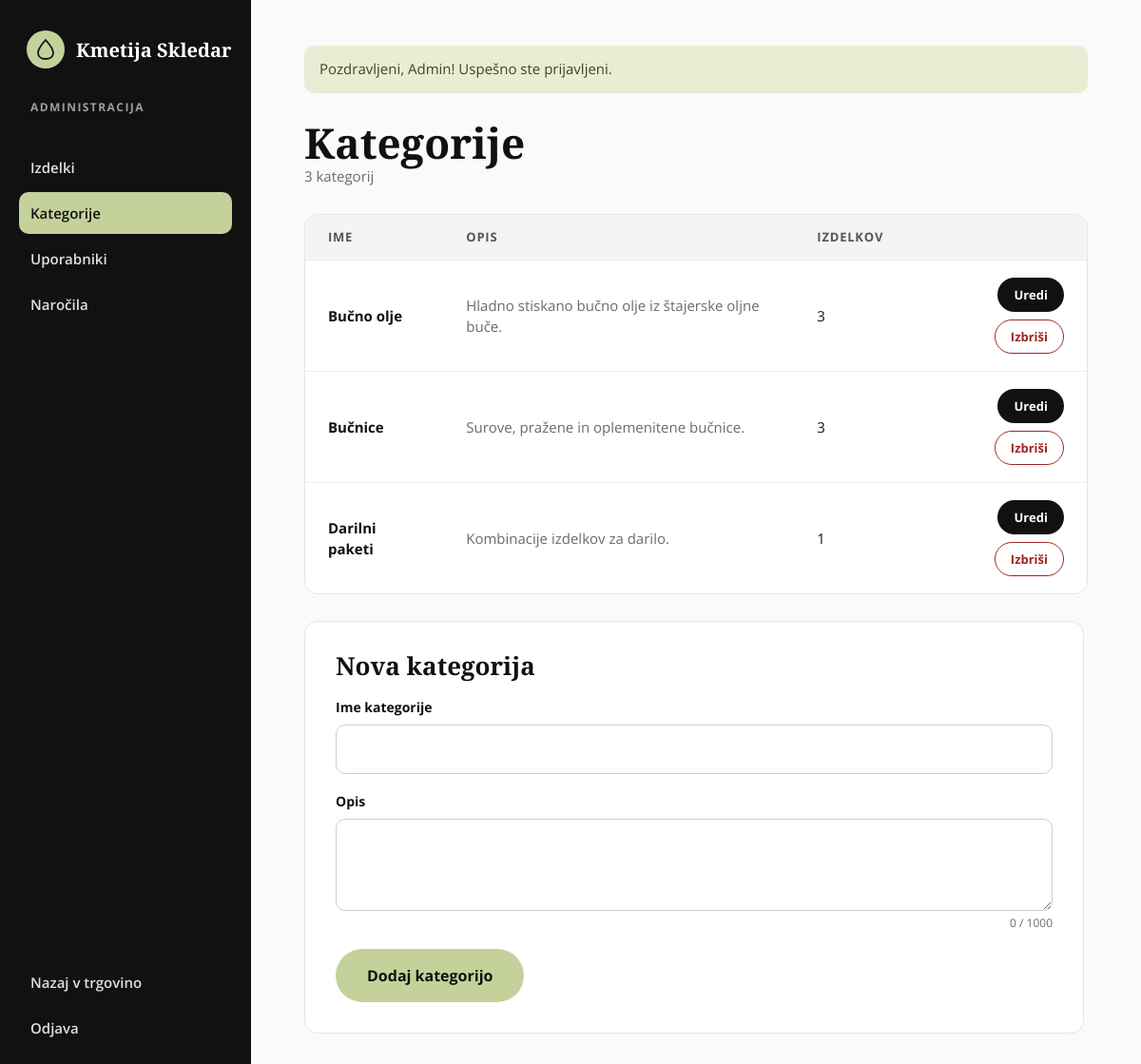
Page /admin/kategorije.php (signed in) on the committed database.
### tables this page shows
CREATE TABLE categories (
    id_category  INT AUTO_INCREMENT PRIMARY KEY,
    name         VARCHAR(50) NOT NULL,
    description  TEXT
);

### admin/kategorije.php (the view, shortened to what this page needs)
<?php
require_once __DIR__ . '/../includes/admin_layout.php';
$editId = (int) ($_GET['uredi'] ?? 0);
$cat    = ['name' => '', 'description' => ''];
$errors = [];
$categories = $pdo->query(
    'SELECT c.id_category, c.name, c.description, COUNT(p.id_product) AS product_count
     FROM categories c LEFT JOIN products p ON p.id_category = c.id_category
     GROUP BY c.id_category ORDER BY c.id_category'
)->fetchAll();
admin_start('Kategorije', 'kategorije');
?>
        <div>
            <h1>Kategorije</h1>
            <div class="admin-sub"><?= count($categories) ?> kategorij</div>
        </div>
        <div class="table-wrap">
            <table class="data">
                <thead><tr><th>Ime</th><th>Opis</th><th>Izdelkov</th><th><span class="sr-only">Dejanja</span></th></tr></thead>
                <tbody>
                <?php foreach ($categories as $c): ?>
                    <tr <?= (int) $c['id_category'] === $editId ? 'class="row-selected"' : '' ?>>
                        <td><strong><?= e($c['name']) ?></strong></td>
                        <td class="cell-muted"><?= e($c['description']) ?></td>
                        <td><?= (int) $c['product_count'] ?></td>
                        <td>
                            <div class="row-actions">
                                <a href="<?= url('admin/kategorije.php?uredi=' . $c['id_category']) ?>#obrazec" class="btn btn-black btn-xs">Uredi</a>
                                <?= action_button('delete', (int) $c['id_category'], 'Izbriši', 'btn btn-danger btn-xs',
                                    'Res želite izbrisati kategorijo "' . $c['name'] . '"?') ?>
                            </div>
                        </td>
                    </tr>
                <?php endforeach; ?>
                </tbody>
            </table>
        </div>
        <form method="post" action="<?= url('admin/kategorije.php' . ($editId ? '?uredi=' . $editId : '')) ?>" class="form admin-card" id="obrazec" novalidate>
            <h2><?= $editId ? 'Uredi kategorijo' : 'Nova kategorija' ?></h2>
            <div class="field">
                <label for="name">Ime kategorije</label>
                <input type="text" id="name" name="name" value="<?= e($cat['name']) ?>" required maxlength="50" <?= field_attrs($errors, 'name') ?>>
            </div>
            <div class="field">
                <label for="description">Opis</label>
                <textarea id="description" name="description" rows="3" maxlength="1000" <?= field_attrs($errors, 'description') ?>><?= e($cat['description']) ?></textarea>
            </div>
            <div class="form-actions">
                <button type="submit" class="btn btn-green"><?= $editId ? 'Shrani spremembe' : 'Dodaj kategorijo' ?></button>
            </div>
        </form>
<?php admin_end(); ?>

### includes/admin_layout.php (shortened to what this page needs)
<?php
require_once __DIR__ . '/auth.php';
require_once __DIR__ . '/ikone.php';
function admin_start(string $title, string $active): void
{
    $menu = [
        'izdelki'    => ['admin/index.php', 'Izdelki'],
        'kategorije' => ['admin/kategorije.php', 'Kategorije'],
        'uporabniki' => ['admin/uporabniki.php', 'Uporabniki'],
        'narocila'   => ['admin/narocila.php', 'Naročila'],
    ];
    $flash = get_flash();
    ?>
<!DOCTYPE html>
<html lang="sl">
<head>
    <link rel="stylesheet" href="<?= url('assets/css/style.css') ?>">
</head>
<body>
<div class="admin">
    <aside class="admin-side">
        <a href="<?= url('index.php') ?>" class="logo"><?= logo_mark() ?><span>Kmetija Skledar</span></a>
        <div class="admin-label">Administracija</div>
        <nav class="admin-nav" aria-label="Administracija">
            <?php foreach ($menu as $key => [$path, $label]): ?>
                <a href="<?= url($path) ?>" <?= $key === $active ? 'aria-current="page"' : '' ?>><?= $label ?></a>
            <?php endforeach; ?>
        </nav>
        <div class="admin-bottom">
            <a href="<?= url('index.php') ?>">Nazaj v trgovino</a>
            <?= logout_button() ?>
        </div>
    </aside>
    <main class="admin-main">
        <?php if ($flash): ?>
            <div class="alert alert-<?= $flash['type'] === 'success' ? 'success' : 'error' ?>" role="status"><?= e($flash['message']) ?></div>
        <?php endif; ?>
    <?php
}
function admin_end(): void
{
    ?>
    </main>
</div>
</body>
</html>
    <?php
}
function field_attrs(array $errors, string $key): string
{
    return 'aria-describedby="' . $key . '-error"' . (isset($errors[$key]) ? ' aria-invalid="true"' : '');
}
function action_button(string $action, int $id, string $label, string $class = 'btn btn-outline btn-xs', string $confirm = ''): string
{
    return '<form method="post"' . ($confirm ? ' data-confirm="' . e($confirm) . '"' : '') . '>'
        . csrf_field()
        . '<input type="hidden" name="action" value="' . e($action) . '">'
        . '<input type="hidden" name="id" value="' . $id . '">'
        . '<button type="submit" class="' . $class . '">' . e($label) . '</button></form>';
}

### assets/css/style.css (style rules this page uses)
:root { --black: #111111; --white: #ffffff; --green: #C5D19A; --green-dark: #7F8F4A; --green-tint: #F4F6EC; --green-tint-2: #E4E9CF; --line: #E5E5E5; --line-strong: #CFCFCF; --text-2: #444444; --muted: #6B6B6B; --error: #A12622; --error-bg: #FBEAEA; --ok-text: #3E4A1C; --ok-bg: #E8EDD3; --radius: 12px; --pill: 999px; --serif: 'Playfair Display', Georgia, serif; --sans: 'Open Sans', system-ui, sans-serif; --pad-x: clamp(20px, 5.5vw, 80px); }
*, *::before, *::after { box-sizing: border-box; }
body { margin: 0; font-family: var(--sans); color: var(--black); background: var(--white); line-height: 1.5; -webkit-font-smoothing: antialiased; }
a { color: var(--black); text-decoration: none; }
h1, h2, h3 { font-family: var(--serif); font-weight: 700; line-height: 1.1; margin: 0; }
.btn { display: inline-flex; align-items: center; justify-content: center; gap: 10px; height: 56px; padding: 0 32px; border-radius: var(--pill); border: 1.5px solid transparent; font: 700 16px/1 var(--sans); cursor: pointer; transition: background-color .15s, color .15s, transform .15s; }
.btn-green { background: var(--green); color: var(--black); }
.btn-black { background: var(--black); color: var(--white); }
.logo { display: flex; align-items: center; gap: 12px; font: 700 24px var(--serif); white-space: nowrap; }
.alert { display: flex; gap: 12px; align-items: flex-start; padding: 14px 16px; border-radius: 10px; font-size: 15px; line-height: 1.45; }
.alert-success { background: var(--ok-bg); color: var(--ok-text); }
.form { display: flex; flex-direction: column; gap: 18px; }
.field { display: flex; flex-direction: column; gap: 8px; }
.field label { font-size: 14px; font-weight: 700; }
.field input { width: 100%; height: 52px; padding: 0 16px; border: 1.5px solid var(--line-strong); border-radius: 10px; font: 400 15px var(--sans); color: var(--black); background: var(--white); transition: border-color .15s, box-shadow .15s; }
.admin { min-height: 100vh; display: grid; grid-template-columns: 264px minmax(0, 1fr); background: #FAFAFA; }
.admin-side { background: var(--black); color: var(--white); padding: 32px 20px; display: flex; flex-direction: column; gap: 32px; }
.admin-side .logo { color: var(--white); font-size: 20px; padding: 0 8px; }
.admin-label { font-size: 12px; font-weight: 700; letter-spacing: .12em; text-transform: uppercase; color: #9E9E9E; padding: 0 12px; }
.admin-nav, .admin-bottom { display: flex; flex-direction: column; gap: 4px; font-size: 15px; font-weight: 600; }
.admin-nav a, .admin-bottom a { height: 44px; padding: 0 12px; border-radius: 10px; color: #E0E0E0; display: flex; align-items: center; }
.admin-nav a[aria-current="page"] { background: var(--green); color: var(--black); }
.admin-bottom { margin-top: auto; }
.admin-main { padding: 48px 56px; display: flex; flex-direction: column; gap: 28px; }
.admin-main h1 { font-size: 44px; }
.admin-sub { color: var(--muted); font-size: 15px; }
.table-wrap { border: 1px solid var(--line); border-radius: 14px; background: var(--white); overflow-x: auto; }
table.data { width: 100%; border-collapse: collapse; font-size: 15px; }
table.data th { text-align: left; padding: 14px 24px; background: #F4F4F4; font-size: 13px; text-transform: uppercase; letter-spacing: .06em; color: #555; }
table.data td { padding: 18px 24px; border-top: 1px solid #EEE; }
.admin-main h2 { font-size: 26px; }
.admin-card { background: var(--white); border: 1px solid var(--line); border-radius: 14px; padding: 32px; max-width: 820px; display: flex; flex-direction: column; gap: 18px; }
.row-actions { display: flex; gap: 8px; align-items: center; justify-content: flex-end; flex-wrap: wrap; }
.row-actions form { margin: 0; }
.btn-xs { height: 36px; padding: 0 16px; font-size: 13px; }
.btn-danger { background: transparent; border-color: var(--error); color: var(--error); }
.cell-muted { color: var(--muted); }
.field select, .field textarea { width: 100%; padding: 0 16px; border: 1.5px solid var(--line-strong); border-radius: 10px; font: 400 15px var(--sans); color: var(--black); background: var(--white); transition: border-color .15s, box-shadow .15s; }
.field textarea { padding: 14px 16px; resize: vertical; line-height: 1.5; }
.form-actions { display: flex; gap: 12px; flex-wrap: wrap; }

### rows in the picture
categories: name "Bučno olje", description "Hladno stiskano bučno olje iz štajerske oljne buče.", product_count "3"
categories: name "Bučnice", description "Surove, pražene in oplemenitene bučnice.", product_count "3"
categories: name "Darilni paketi", description "Kombinacije izdelkov za darilo.", product_count "1"

### other values in the picture
$label "Izdelki"
$label "Kategorije"
$label "Uporabniki"
$label "Naročila"
$flash['message'] "Pozdravljeni, Admin! Uspešno ste prijavljeni."
count($categories) "3"
